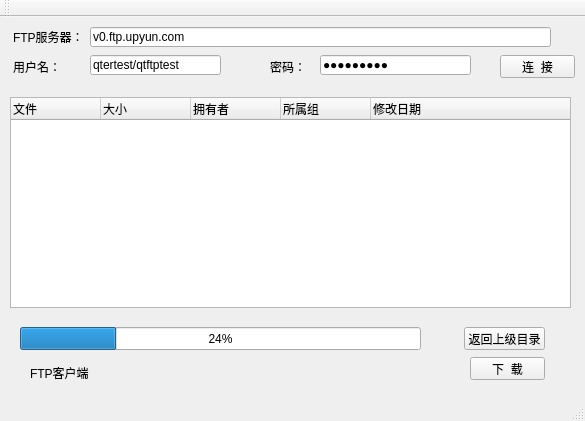
<?xml version="1.0" encoding="UTF-8"?>
<ui version="4.0">
 <class>MainWindow</class>
 <widget class="QMainWindow" name="MainWindow">
  <property name="geometry">
   <rect>
    <x>0</x>
    <y>0</y>
    <width>585</width>
    <height>421</height>
   </rect>
  </property>
  <property name="windowTitle">
   <string>MainWindow</string>
  </property>
  <widget class="QWidget" name="centralWidget">
   <widget class="QLabel" name="label">
    <property name="geometry">
     <rect>
      <x>30</x>
      <y>335</y>
      <width>401</width>
      <height>41</height>
     </rect>
    </property>
    <property name="text">
     <string>FTP客户端</string>
    </property>
   </widget>
   <widget class="QLabel" name="label_2">
    <property name="geometry">
     <rect>
      <x>13</x>
      <y>10</y>
      <width>71</width>
      <height>20</height>
     </rect>
    </property>
    <property name="text">
     <string>FTP服务器：</string>
    </property>
   </widget>
   <widget class="QLineEdit" name="ftpServerLineEdit">
    <property name="geometry">
     <rect>
      <x>90</x>
      <y>10</y>
      <width>461</width>
      <height>20</height>
     </rect>
    </property>
    <property name="text">
     <string>v0.ftp.upyun.com</string>
    </property>
    <property name="placeholderText">
     <string>请输入服务器地址</string>
    </property>
   </widget>
   <widget class="QLabel" name="label_3">
    <property name="geometry">
     <rect>
      <x>13</x>
      <y>40</y>
      <width>71</width>
      <height>20</height>
     </rect>
    </property>
    <property name="text">
     <string>用户名：</string>
    </property>
   </widget>
   <widget class="QLineEdit" name="userNameLineEdit">
    <property name="geometry">
     <rect>
      <x>90</x>
      <y>38</y>
      <width>131</width>
      <height>20</height>
     </rect>
    </property>
    <property name="toolTip">
     <string>默认用户名请使用：anonymous ，此时密码任意</string>
    </property>
    <property name="text">
     <string>qtertest/qtftptest</string>
    </property>
    <property name="placeholderText">
     <string>请输入用户名</string>
    </property>
   </widget>
   <widget class="QLabel" name="label_4">
    <property name="geometry">
     <rect>
      <x>270</x>
      <y>40</y>
      <width>54</width>
      <height>20</height>
     </rect>
    </property>
    <property name="text">
     <string>密码：</string>
    </property>
   </widget>
   <widget class="QLineEdit" name="passWordLineEdit">
    <property name="geometry">
     <rect>
      <x>320</x>
      <y>38</y>
      <width>151</width>
      <height>20</height>
     </rect>
    </property>
    <property name="text">
     <string>pwd123456</string>
    </property>
    <property name="echoMode">
     <enum>QLineEdit::Password</enum>
    </property>
    <property name="placeholderText">
     <string>请输入密码</string>
    </property>
   </widget>
   <widget class="QPushButton" name="connectButton">
    <property name="geometry">
     <rect>
      <x>500</x>
      <y>38</y>
      <width>75</width>
      <height>23</height>
     </rect>
    </property>
    <property name="text">
     <string>连  接</string>
    </property>
   </widget>
   <widget class="QTreeWidget" name="fileList">
    <property name="geometry">
     <rect>
      <x>10</x>
      <y>80</y>
      <width>561</width>
      <height>211</height>
     </rect>
    </property>
    <attribute name="headerDefaultSectionSize">
     <number>90</number>
    </attribute>
    <column>
     <property name="text">
      <string>文件</string>
     </property>
    </column>
    <column>
     <property name="text">
      <string>大小</string>
     </property>
    </column>
    <column>
     <property name="text">
      <string>拥有者</string>
     </property>
    </column>
    <column>
     <property name="text">
      <string>所属组</string>
     </property>
    </column>
    <column>
     <property name="text">
      <string>修改日期</string>
     </property>
    </column>
   </widget>
   <widget class="QProgressBar" name="progressBar">
    <property name="geometry">
     <rect>
      <x>20</x>
      <y>310</y>
      <width>401</width>
      <height>23</height>
     </rect>
    </property>
    <property name="value">
     <number>24</number>
    </property>
   </widget>
   <widget class="QPushButton" name="cdToParentButton">
    <property name="geometry">
     <rect>
      <x>464</x>
      <y>310</y>
      <width>81</width>
      <height>23</height>
     </rect>
    </property>
    <property name="text">
     <string>返回上级目录</string>
    </property>
   </widget>
   <widget class="QPushButton" name="downloadButton">
    <property name="geometry">
     <rect>
      <x>470</x>
      <y>340</y>
      <width>75</width>
      <height>23</height>
     </rect>
    </property>
    <property name="text">
     <string>下  载</string>
    </property>
   </widget>
  </widget>
  <widget class="QMenuBar" name="menuBar">
   <property name="geometry">
    <rect>
     <x>0</x>
     <y>0</y>
     <width>585</width>
     <height>23</height>
    </rect>
   </property>
  </widget>
  <widget class="QToolBar" name="mainToolBar">
   <attribute name="toolBarArea">
    <enum>TopToolBarArea</enum>
   </attribute>
   <attribute name="toolBarBreak">
    <bool>false</bool>
   </attribute>
  </widget>
  <widget class="QStatusBar" name="statusBar"/>
 </widget>
 <layoutdefault spacing="6" margin="11"/>
 <resources/>
 <connections/>
</ui>
